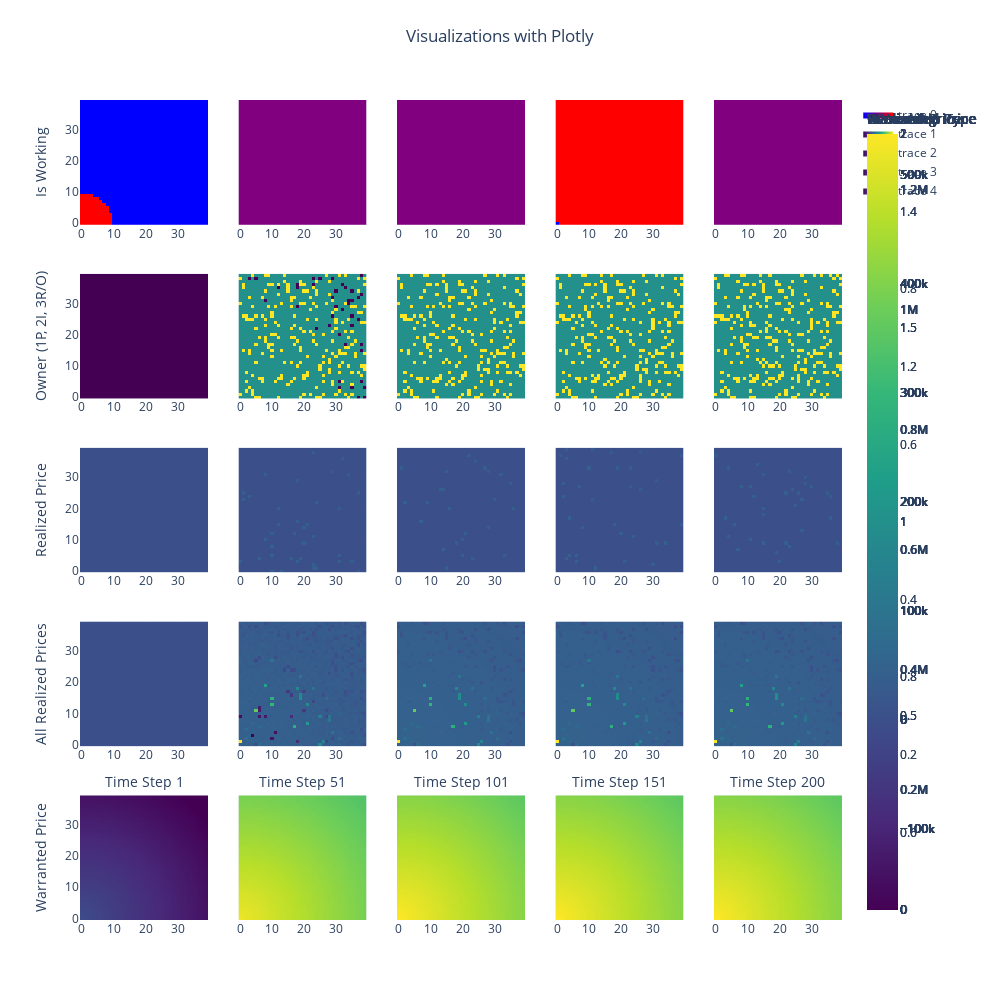

Notebook code cell kept with this figure:
### Code cell
# Heatmap grid fast, plotly - 5 plots 5 data

# Define the names for each row
row_names = ['Is Working', 'Owner (1P, 2I, 3R/O)', 'Realized Price', 'All Realized Prices', 'Warranted Price']

# Find the min and max values
min_ownership = land_df['ownership_type'].min()
max_ownership = land_df['ownership_type'].max()

min_realized_price = land_df['realized_all_steps_price'].min()
max_realized_price = land_df['realized_all_steps_price'].max()

min_warranted_price = land_df['warranted_price'].min()
max_warranted_price = land_df['warranted_price'].max()


# Create subplots with Plotly
fig = sp.make_subplots(rows=len(row_names), cols=no_time_steps_to_plot, shared_yaxes=True)

# Define a custom color scale for the heatmap
color_scale = [[0, 'blue'], [1, 'red']]

# Create a list to store the titles for the columns
column_titles = []

# Set a fixed height for each row
row_height = 0.2  # You can adjust the height as needed

for i in range(no_time_steps_to_plot):
    time_step_index = min(i * time_step_interval, num_time_steps - 1)
    time_step = time_steps[time_step_index]
    person_df_at_time_step = person_df.query("time_step == @time_step")
    land_df_at_time_step = land_df.query("time_step == @time_step")

    # Calculate the number of rows and columns for each subplot
    num_rows, num_cols = 2, 3  # You can adjust these values to your preference

    # Create y-axis titles for the first plot in each row
    y_titles = [row_names[j] if j == 0 else '' for j in range(4)]

    # Create an Is Working Heatmap with square aspect ratio and a colorbar
    heatmap1 = go.Heatmap(
        x=person_df_at_time_step['x'],
        y=person_df_at_time_step['y'],
        z=person_df_at_time_step['is_working'],
        colorscale=color_scale,
        colorbar=dict(title='Is Working'),
        showlegend=(i == 0)  # Show legend for the first plot in each row
    )
    fig.add_trace(heatmap1, row=1, col=i+1)

    # Create a Owner Heatmap with square aspect ratio and a colorbar
    heatmap2 = go.Heatmap(
        x=land_df_at_time_step['x'],
        y=land_df_at_time_step['y'],
        z=land_df_at_time_step['ownership_type'],
        colorscale='Viridis',
        colorbar=dict(title='Ownership Type'),
        showlegend=(i == 0),  # Show legend for the first plot in each row
        zmin=min_ownership,   # Set the color axis minimum
        zmax=max_ownership    # Set the color axis maximum
    )
    fig.add_trace(heatmap2, row=2, col=i+1)

    # Create a Realized Price Heatmap with square aspect ratio and a colorbar
    heatmap3 = go.Heatmap(
        x=land_df_at_time_step['x'],
        y=land_df_at_time_step['y'],
        z=land_df_at_time_step['realized_price'],
        colorscale='Viridis',
        colorbar=dict(title='Realized Price'),
        showlegend=(i == 0),  # Show legend for the first plot in each row
        zmin=min_realized_price,  # Set the color axis minimum
        zmax=max_realized_price   # Set the color axis maximum
    )
    fig.add_trace(heatmap3, row=3, col=i+1)

    # Create an All Realized Price Heatmap with square aspect ratio and a colorbar
    heatmap3 = go.Heatmap(
        x=land_df_at_time_step['x'],
        y=land_df_at_time_step['y'],
        z=land_df_at_time_step['realized_all_steps_price'],
        colorscale='Viridis',
        colorbar=dict(title='Realized Price'),
        showlegend=(i == 0),  # Show legend for the first plot in each row
        zmin=min_realized_price,  # Set the color axis minimum
        zmax=max_realized_price   # Set the color axis maximum
    )
    fig.add_trace(heatmap3, row=4, col=i+1)

    # Create a Warranted Price Heatmap with square aspect ratio and a colorbar
    heatmap3 = go.Heatmap(
        x=land_df_at_time_step['x'],
        y=land_df_at_time_step['y'],
        z=land_df_at_time_step['warranted_price'],
        colorscale='Viridis',
        colorbar=dict(title='Warranted Price'),
        showlegend=(i == 0),  # Show legend for the first plot in each row
        zmin=min_warranted_price,  # Set the color axis minimum
        zmax=max_warranted_price   # Set the color axis maximum
    )
    fig.add_trace(heatmap3, row=5, col=i+1)

    # Add the time step as a column title
    column_titles.append(f'Time Step {time_step}')

# Update the layout to set y-axis titles
for j, title in enumerate(row_names):
    fig.update_yaxes(title_text=title, row=j+1, col=1)

# Update the layout to set column titles
fig.update_layout(
    title_text="Visualizations with Plotly",
    width=1000,
    height=1000,  # Adjust the height as needed
    title_x=0.5,  # Center the title
    title_y=0.97,  # Adjust the title position
)

for i, title in enumerate(column_titles):
    fig.update_xaxes(title_text=title, row=4, col=i+1)

fig.show()

### Figure 1 — Plotly figure (JSON) as saved in the notebook; plotly's stock layout.template omitted (floating-point values rounded to 4 significant figures; data arrays with more than 128 entries replaced by an {"elided": "..."} marker saying what was removed)
{"data": [{"colorbar": {"title": {"text": "Is Working"}}, "colorscale": [[0, "blue"], [1, "red"]], "showlegend": true, "type": "heatmap", "x": {"elided": "1600 int values"}, "xaxis": "x", "y": {"elided": "1600 int values"}, "yaxis": "y", "z": {"elided": "1600 int values"}}, {"colorbar": {"title": {"text": "Ownership Type"}}, "colorscale": [[0, "#440154"], [0.1111, "#482878"], [0.2222, "#3e4989"], [0.3333, "#31688e"], [0.4444, "#26828e"], [0.5556, "#1f9e89"], [0.6667, "#35b779"], [0.7778, "#6ece58"], [0.8889, "#b5de2b"], [1, "#fde725"]], "showlegend": true, "type": "heatmap", "x": {"elided": "1600 int values"}, "xaxis": "x6", "y": {"elided": "1600 int values"}, "yaxis": "y6", "z": {"elided": "1600 int values"}, "zmax": 2, "zmin": 0}, {"colorbar": {"title": {"text": "Realized Price"}}, "colorscale": [[0, "#440154"], [0.1111, "#482878"], [0.2222, "#3e4989"], [0.3333, "#31688e"], [0.4444, "#26828e"], [0.5556, "#1f9e89"], [0.6667, "#35b779"], [0.7778, "#6ece58"], [0.8889, "#b5de2b"], [1, "#fde725"]], "showlegend": true, "type": "heatmap", "x": {"elided": "1600 int values"}, "xaxis": "x11", "y": {"elided": "1600 int values"}, "yaxis": "y11", "z": {"elided": "1600 float values"}, "zmax": 537600.0, "zmin": -174600.0}, {"colorbar": {"title": {"text": "Realized Price"}}, "colorscale": [[0, "#440154"], [0.1111, "#482878"], [0.2222, "#3e4989"], [0.3333, "#31688e"], [0.4444, "#26828e"], [0.5556, "#1f9e89"], [0.6667, "#35b779"], [0.7778, "#6ece58"], [0.8889, "#b5de2b"], [1, "#fde725"]], "showlegend": true, "type": "heatmap", "x": {"elided": "1600 int values"}, "xaxis": "x16", "y": {"elided": "1600 int values"}, "yaxis": "y16", "z": {"elided": "1600 float values"}, "zmax": 537600.0, "zmin": -174600.0}, {"colorbar": {"title": {"text": "Warranted Price"}}, "colorscale": [[0, "#440154"], [0.1111, "#482878"], [0.2222, "#3e4989"], [0.3333, "#31688e"], [0.4444, "#26828e"], [0.5556, "#1f9e89"], [0.6667, "#35b779"], [0.7778, "#6ece58"], [0.8889, "#b5de2b"], [1, "#fde725"]], "showlegend": true, "type": "heatmap", "x": {"elided": "1600 int values"}, "xaxis": "x21", "y": {"elided": "1600 int values"}, "yaxis": "y21", "z": {"elided": "1600 float values"}, "zmax": 1292000.0, "zmin": 0}, {"colorbar": {"title": {"text": "Is Working"}}, "colorscale": [[0, "blue"], [1, "red"]], "showlegend": false, "type": "heatmap", "x": {"elided": "1600 int values"}, "xaxis": "x2", "y": {"elided": "1600 int values"}, "yaxis": "y2", "z": {"elided": "1600 int values"}}, {"colorbar": {"title": {"text": "Ownership Type"}}, "colorscale": [[0, "#440154"], [0.1111, "#482878"], [0.2222, "#3e4989"], [0.3333, "#31688e"], [0.4444, "#26828e"], [0.5556, "#1f9e89"], [0.6667, "#35b779"], [0.7778, "#6ece58"], [0.8889, "#b5de2b"], [1, "#fde725"]], "showlegend": false, "type": "heatmap", "x": {"elided": "1600 int values"}, "xaxis": "x7", "y": {"elided": "1600 int values"}, "yaxis": "y7", "z": {"elided": "1600 int values"}, "zmax": 2, "zmin": 0}, {"colorbar": {"title": {"text": "Realized Price"}}, "colorscale": [[0, "#440154"], [0.1111, "#482878"], [0.2222, "#3e4989"], [0.3333, "#31688e"], [0.4444, "#26828e"], [0.5556, "#1f9e89"], [0.6667, "#35b779"], [0.7778, "#6ece58"], [0.8889, "#b5de2b"], [1, "#fde725"]], "showlegend": false, "type": "heatmap", "x": {"elided": "1600 int values"}, "xaxis": "x12", "y": {"elided": "1600 int values"}, "yaxis": "y12", "z": {"elided": "1600 float values"}, "zmax": 537600.0, "zmin": -174600.0}, {"colorbar": {"title": {"text": "Realized Price"}}, "colorscale": [[0, "#440154"], [0.1111, "#482878"], [0.2222, "#3e4989"], [0.3333, "#31688e"], [0.4444, "#26828e"], [0.5556, "#1f9e89"], [0.6667, "#35b779"], [0.7778, "#6ece58"], [0.8889, "#b5de2b"], [1, "#fde725"]], "showlegend": false, "type": "heatmap", "x": {"elided": "1600 int values"}, "xaxis": "x17", "y": {"elided": "1600 int values"}, "yaxis": "y17", "z": {"elided": "1600 float values"}, "zmax": 537600.0, "zmin": -174600.0}, {"colorbar": {"title": {"text": "Warranted Price"}}, "colorscale": [[0, "#440154"], [0.1111, "#482878"], [0.2222, "#3e4989"], [0.3333, "#31688e"], [0.4444, "#26828e"], [0.5556, "#1f9e89"], [0.6667, "#35b779"], [0.7778, "#6ece58"], [0.8889, "#b5de2b"], [1, "#fde725"]], "showlegend": false, "type": "heatmap", "x": {"elided": "1600 int values"}, "xaxis": "x22", "y": {"elided": "1600 int values"}, "yaxis": "y22", "z": {"elided": "1600 float values"}, "zmax": 1292000.0, "zmin": 0}, {"colorbar": {"title": {"text": "Is Working"}}, "colorscale": [[0, "blue"], [1, "red"]], "showlegend": false, "type": "heatmap", "x": {"elided": "1600 int values"}, "xaxis": "x3", "y": {"elided": "1600 int values"}, "yaxis": "y3", "z": {"elided": "1600 int values"}}, {"colorbar": {"title": {"text": "Ownership Type"}}, "colorscale": [[0, "#440154"], [0.1111, "#482878"], [0.2222, "#3e4989"], [0.3333, "#31688e"], [0.4444, "#26828e"], [0.5556, "#1f9e89"], [0.6667, "#35b779"], [0.7778, "#6ece58"], [0.8889, "#b5de2b"], [1, "#fde725"]], "showlegend": false, "type": "heatmap", "x": {"elided": "1600 int values"}, "xaxis": "x8", "y": {"elided": "1600 int values"}, "yaxis": "y8", "z": {"elided": "1600 int values"}, "zmax": 2, "zmin": 0}, {"colorbar": {"title": {"text": "Realized Price"}}, "colorscale": [[0, "#440154"], [0.1111, "#482878"], [0.2222, "#3e4989"], [0.3333, "#31688e"], [0.4444, "#26828e"], [0.5556, "#1f9e89"], [0.6667, "#35b779"], [0.7778, "#6ece58"], [0.8889, "#b5de2b"], [1, "#fde725"]], "showlegend": false, "type": "heatmap", "x": {"elided": "1600 int values"}, "xaxis": "x13", "y": {"elided": "1600 int values"}, "yaxis": "y13", "z": {"elided": "1600 float values"}, "zmax": 537600.0, "zmin": -174600.0}, {"colorbar": {"title": {"text": "Realized Price"}}, "colorscale": [[0, "#440154"], [0.1111, "#482878"], [0.2222, "#3e4989"], [0.3333, "#31688e"], [0.4444, "#26828e"], [0.5556, "#1f9e89"], [0.6667, "#35b779"], [0.7778, "#6ece58"], [0.8889, "#b5de2b"], [1, "#fde725"]], "showlegend": false, "type": "heatmap", "x": {"elided": "1600 int values"}, "xaxis": "x18", "y": {"elided": "1600 int values"}, "yaxis": "y18", "z": {"elided": "1600 float values"}, "zmax": 537600.0, "zmin": -174600.0}, {"colorbar": {"title": {"text": "Warranted Price"}}, "colorscale": [[0, "#440154"], [0.1111, "#482878"], [0.2222, "#3e4989"], [0.3333, "#31688e"], [0.4444, "#26828e"], [0.5556, "#1f9e89"], [0.6667, "#35b779"], [0.7778, "#6ece58"], [0.8889, "#b5de2b"], [1, "#fde725"]], "showlegend": false, "type": "heatmap", "x": {"elided": "1600 int values"}, "xaxis": "x23", "y": {"elided": "1600 int values"}, "yaxis": "y23", "z": {"elided": "1600 float values"}, "zmax": 1292000.0, "zmin": 0}, {"colorbar": {"title": {"text": "Is Working"}}, "colorscale": [[0, "blue"], [1, "red"]], "showlegend": false, "type": "heatmap", "x": {"elided": "1603 int values"}, "xaxis": "x4", "y": {"elided": "1603 int values"}, "yaxis": "y4", "z": {"elided": "1603 int values"}}, {"colorbar": {"title": {"text": "Ownership Type"}}, "colorscale": [[0, "#440154"], [0.1111, "#482878"], [0.2222, "#3e4989"], [0.3333, "#31688e"], [0.4444, "#26828e"], [0.5556, "#1f9e89"], [0.6667, "#35b779"], [0.7778, "#6ece58"], [0.8889, "#b5de2b"], [1, "#fde725"]], "showlegend": false, "type": "heatmap", "x": {"elided": "1600 int values"}, "xaxis": "x9", "y": {"elided": "1600 int values"}, "yaxis": "y9", "z": {"elided": "1600 int values"}, "zmax": 2, "zmin": 0}, {"colorbar": {"title": {"text": "Realized Price"}}, "colorscale": [[0, "#440154"], [0.1111, "#482878"], [0.2222, "#3e4989"], [0.3333, "#31688e"], [0.4444, "#26828e"], [0.5556, "#1f9e89"], [0.6667, "#35b779"], [0.7778, "#6ece58"], [0.8889, "#b5de2b"], [1, "#fde725"]], "showlegend": false, "type": "heatmap", "x": {"elided": "1600 int values"}, "xaxis": "x14", "y": {"elided": "1600 int values"}, "yaxis": "y14", "z": {"elided": "1600 float values"}, "zmax": 537600.0, "zmin": -174600.0}, {"colorbar": {"title": {"text": "Realized Price"}}, "colorscale": [[0, "#440154"], [0.1111, "#482878"], [0.2222, "#3e4989"], [0.3333, "#31688e"], [0.4444, "#26828e"], [0.5556, "#1f9e89"], [0.6667, "#35b779"], [0.7778, "#6ece58"], [0.8889, "#b5de2b"], [1, "#fde725"]], "showlegend": false, "type": "heatmap", "x": {"elided": "1600 int values"}, "xaxis": "x19", "y": {"elided": "1600 int values"}, "yaxis": "y19", "z": {"elided": "1600 float values"}, "zmax": 537600.0, "zmin": -174600.0}, {"colorbar": {"title": {"text": "Warranted Price"}}, "colorscale": [[0, "#440154"], [0.1111, "#482878"], [0.2222, "#3e4989"], [0.3333, "#31688e"], [0.4444, "#26828e"], [0.5556, "#1f9e89"], [0.6667, "#35b779"], [0.7778, "#6ece58"], [0.8889, "#b5de2b"], [1, "#fde725"]], "showlegend": false, "type": "heatmap", "x": {"elided": "1600 int values"}, "xaxis": "x24", "y": {"elided": "1600 int values"}, "yaxis": "y24", "z": {"elided": "1600 float values"}, "zmax": 1292000.0, "zmin": 0}, {"colorbar": {"title": {"text": "Is Working"}}, "colorscale": [[0, "blue"], [1, "red"]], "showlegend": false, "type": "heatmap", "x": {"elided": "1600 int values"}, "xaxis": "x5", "y": {"elided": "1600 int values"}, "yaxis": "y5", "z": {"elided": "1600 int values"}}, {"colorbar": {"title": {"text": "Ownership Type"}}, "colorscale": [[0, "#440154"], [0.1111, "#482878"], [0.2222, "#3e4989"], [0.3333, "#31688e"], [0.4444, "#26828e"], [0.5556, "#1f9e89"], [0.6667, "#35b779"], [0.7778, "#6ece58"], [0.8889, "#b5de2b"], [1, "#fde725"]], "showlegend": false, "type": "heatmap", "x": {"elided": "1600 int values"}, "xaxis": "x10", "y": {"elided": "1600 int values"}, "yaxis": "y10", "z": {"elided": "1600 int values"}, "zmax": 2, "zmin": 0}, {"colorbar": {"title": {"text": "Realized Price"}}, "colorscale": [[0, "#440154"], [0.1111, "#482878"], [0.2222, "#3e4989"], [0.3333, "#31688e"], [0.4444, "#26828e"], [0.5556, "#1f9e89"], [0.6667, "#35b779"], [0.7778, "#6ece58"], [0.8889, "#b5de2b"], [1, "#fde725"]], "showlegend": false, "type": "heatmap", "x": {"elided": "1600 int values"}, "xaxis": "x15", "y": {"elided": "1600 int values"}, "yaxis": "y15", "z": {"elided": "1600 float values"}, "zmax": 537600.0, "zmin": -174600.0}, {"colorbar": {"title": {"text": "Realized Price"}}, "colorscale": [[0, "#440154"], [0.1111, "#482878"], [0.2222, "#3e4989"], [0.3333, "#31688e"], [0.4444, "#26828e"], [0.5556, "#1f9e89"], [0.6667, "#35b779"], [0.7778, "#6ece58"], [0.8889, "#b5de2b"], [1, "#fde725"]], "showlegend": false, "type": "heatmap", "x": {"elided": "1600 int values"}, "xaxis": "x20", "y": {"elided": "1600 int values"}, "yaxis": "y20", "z": {"elided": "1600 float values"}, "zmax": 537600.0, "zmin": -174600.0}, {"colorbar": {"title": {"text": "Warranted Price"}}, "colorscale": [[0, "#440154"], [0.1111, "#482878"], [0.2222, "#3e4989"], [0.3333, "#31688e"], [0.4444, "#26828e"], [0.5556, "#1f9e89"], [0.6667, "#35b779"], [0.7778, "#6ece58"], [0.8889, "#b5de2b"], [1, "#fde725"]], "showlegend": false, "type": "heatmap", "x": {"elided": "1600 int values"}, "xaxis": "x25", "y": {"elided": "1600 int values"}, "yaxis": "y25", "z": {"elided": "1600 float values"}, "zmax": 1292000.0, "zmin": 0}], "layout": {"height": 1000, "title": {"text": "Visualizations with Plotly", "x": 0.5, "y": 0.97}, "width": 1000, "xaxis": {"anchor": "y", "domain": [0, 0.168]}, "xaxis10": {"anchor": "y10", "domain": [0.832, 1]}, "xaxis11": {"anchor": "y11", "domain": [0, 0.168]}, "xaxis12": {"anchor": "y12", "domain": [0.208, 0.376]}, "xaxis13": {"anchor": "y13", "domain": [0.416, 0.584]}, "xaxis14": {"anchor": "y14", "domain": [0.624, 0.792]}, "xaxis15": {"anchor": "y15", "domain": [0.832, 1]}, "xaxis16": {"anchor": "y16", "domain": [0, 0.168], "title": {"text": "Time Step 1"}}, "xaxis17": {"anchor": "y17", "domain": [0.208, 0.376], "title": {"text": "Time Step 51"}}, "xaxis18": {"anchor": "y18", "domain": [0.416, 0.584], "title": {"text": "Time Step 101"}}, "xaxis19": {"anchor": "y19", "domain": [0.624, 0.792], "title": {"text": "Time Step 151"}}, "xaxis2": {"anchor": "y2", "domain": [0.208, 0.376]}, "xaxis20": {"anchor": "y20", "domain": [0.832, 1], "title": {"text": "Time Step 200"}}, "xaxis21": {"anchor": "y21", "domain": [0, 0.168]}, "xaxis22": {"anchor": "y22", "domain": [0.208, 0.376]}, "xaxis23": {"anchor": "y23", "domain": [0.416, 0.584]}, "xaxis24": {"anchor": "y24", "domain": [0.624, 0.792]}, "xaxis25": {"anchor": "y25", "domain": [0.832, 1]}, "xaxis3": {"anchor": "y3", "domain": [0.416, 0.584]}, "xaxis4": {"anchor": "y4", "domain": [0.624, 0.792]}, "xaxis5": {"anchor": "y5", "domain": [0.832, 1]}, "xaxis6": {"anchor": "y6", "domain": [0, 0.168]}, "xaxis7": {"anchor": "y7", "domain": [0.208, 0.376]}, "xaxis8": {"anchor": "y8", "domain": [0.416, 0.584]}, "xaxis9": {"anchor": "y9", "domain": [0.624, 0.792]}, "yaxis": {"anchor": "x", "domain": [0.848, 1], "title": {"text": "Is Working"}}, "yaxis10": {"anchor": "x10", "domain": [0.636, 0.788], "matches": "y6", "showticklabels": false}, "yaxis11": {"anchor": "x11", "domain": [0.424, 0.576], "title": {"text": "Realized Price"}}, "yaxis12": {"anchor": "x12", "domain": [0.424, 0.576], "matches": "y11", "showticklabels": false}, "yaxis13": {"anchor": "x13", "domain": [0.424, 0.576], "matches": "y11", "showticklabels": false}, "yaxis14": {"anchor": "x14", "domain": [0.424, 0.576], "matches": "y11", "showticklabels": false}, "yaxis15": {"anchor": "x15", "domain": [0.424, 0.576], "matches": "y11", "showticklabels": false}, "yaxis16": {"anchor": "x16", "domain": [0.212, 0.364], "title": {"text": "All Realized Prices"}}, "yaxis17": {"anchor": "x17", "domain": [0.212, 0.364], "matches": "y16", "showticklabels": false}, "yaxis18": {"anchor": "x18", "domain": [0.212, 0.364], "matches": "y16", "showticklabels": false}, "yaxis19": {"anchor": "x19", "domain": [0.212, 0.364], "matches": "y16", "showticklabels": false}, "yaxis2": {"anchor": "x2", "domain": [0.848, 1], "matches": "y", "showticklabels": false}, "yaxis20": {"anchor": "x20", "domain": [0.212, 0.364], "matches": "y16", "showticklabels": false}, "yaxis21": {"anchor": "x21", "domain": [0, 0.152], "title": {"text": "Warranted Price"}}, "yaxis22": {"anchor": "x22", "domain": [0, 0.152], "matches": "y21", "showticklabels": false}, "yaxis23": {"anchor": "x23", "domain": [0, 0.152], "matches": "y21", "showticklabels": false}, "yaxis24": {"anchor": "x24", "domain": [0, 0.152], "matches": "y21", "showticklabels": false}, "yaxis25": {"anchor": "x25", "domain": [0, 0.152], "matches": "y21", "showticklabels": false}, "yaxis3": {"anchor": "x3", "domain": [0.848, 1], "matches": "y", "showticklabels": false}, "yaxis4": {"anchor": "x4", "domain": [0.848, 1], "matches": "y", "showticklabels": false}, "yaxis5": {"anchor": "x5", "domain": [0.848, 1], "matches": "y", "showticklabels": false}, "yaxis6": {"anchor": "x6", "domain": [0.636, 0.788], "title": {"text": "Owner (1P, 2I, 3R/O)"}}, "yaxis7": {"anchor": "x7", "domain": [0.636, 0.788], "matches": "y6", "showticklabels": false}, "yaxis8": {"anchor": "x8", "domain": [0.636, 0.788], "matches": "y6", "showticklabels": false}, "yaxis9": {"anchor": "x9", "domain": [0.636, 0.788], "matches": "y6", "showticklabels": false}}}
